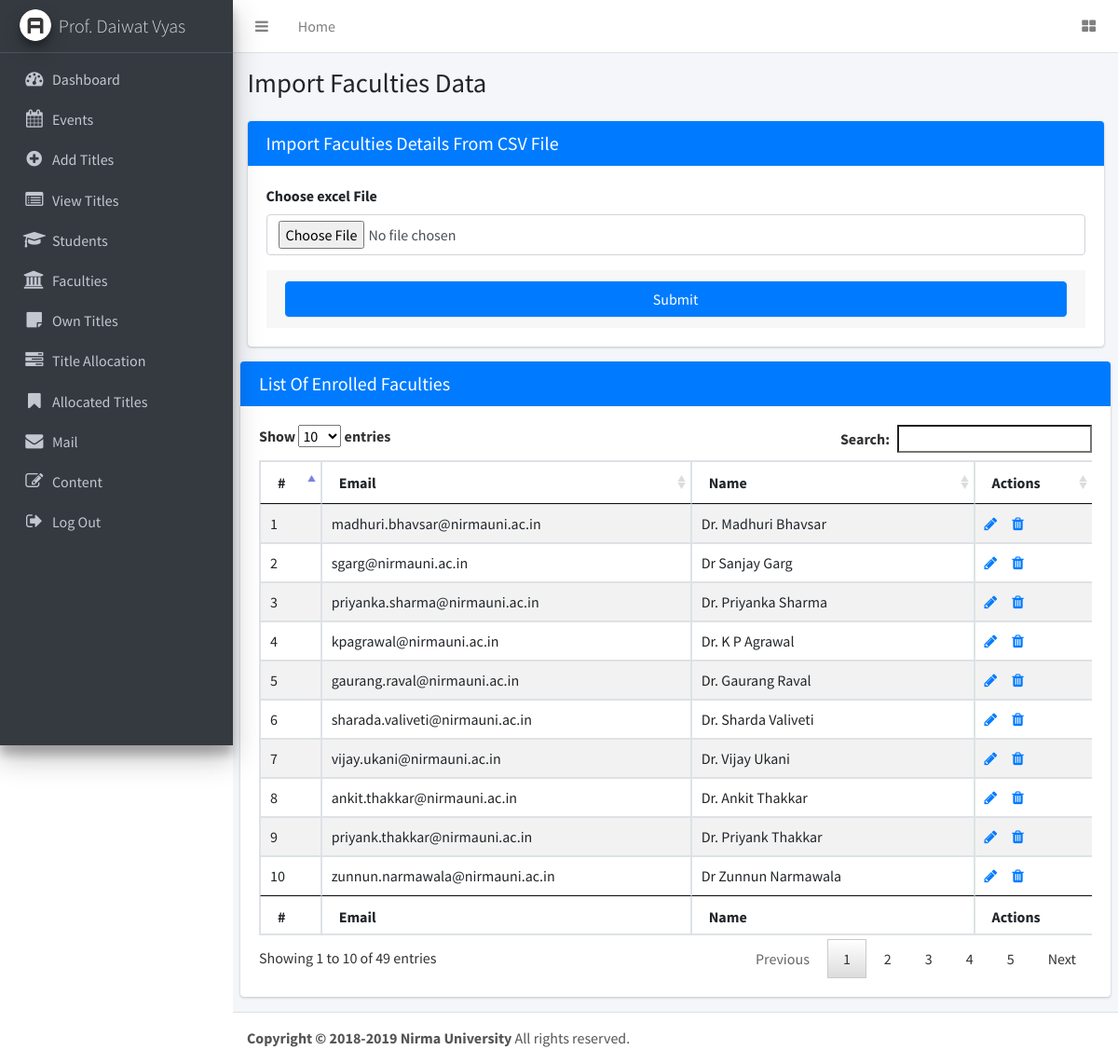
The app's page /coordinator/faculties.php (signed in) with its own data.
### tables this page shows
CREATE TABLE `faculties` (
  `id` int(11) NOT NULL AUTO_INCREMENT,
  `email` varchar(50) NOT NULL,
  `password` varchar(50) NOT NULL DEFAULT '4cb9c8a8048fd02294477fcb1a41191a',
  `name` varchar(50) NOT NULL,
  `flag` int(1) NOT NULL DEFAULT 0,
  PRIMARY KEY (`id`)
);

### coordinator/faculties.php (the view, shortened to what this page needs)
<?php
include 'connection.php'; ?>
<!DOCTYPE html>
<html>
<head>
    <link rel="stylesheet" href="https://maxcdn.bootstrapcdn.com/font-awesome/4.4.0/css/font-awesome.min.css">
    <link rel="stylesheet" href="https://code.ionicframework.com/ionicons/2.0.1/css/ionicons.min.css">
    <link rel="stylesheet" href="../plugins/datatables/jquery.dataTables.css">
    <link rel="stylesheet" href="../dist/css/adminlte.min.css">
</head>
<body class="hold-transition sidebar-mini">
    <div class="wrapper">
        <nav class="main-header navbar navbar-expand bg-white navbar-light border-bottom">
            <ul class="navbar-nav">
                <li class="nav-item">
                    <a class="nav-link" data-widget="pushmenu" href="#"><i class="fa fa-bars"></i></a>
                </li>
                <li class="nav-item d-none d-sm-inline-block">
                    <a href="index.php" class="nav-link">Home</a>
                </li>
            </ul>
            <ul class="navbar-nav ml-auto">
                <li class="nav-item">
                    <a class="nav-link" href="#">
                        <i class="fa fa-th-large"></i>
                    </a>
                </li>
            </ul>
        </nav>
        <?php include 'menu.php';
        ?>
        <div class="content-wrapper">
            <section class="content-header">
                <div class="container-fluid">
                    <div class="row mb-2">
                        <div class="col-sm-6">
                            <h1>Import Faculties Data</h1>
                        </div>
                        <div class="col-sm-6">
                        </div>
                    </div>
                </div>
            </section>
            <section class="content">
                <div class="container-fluid">
                    <div class="row">
                        <div class="col-md-12">
                            <div class="card card-primary">
                                <div class="card-header">
                                    <h3 class="card-title">Import Faculties Details From CSV File</h3>
                                </div>
                                <form role="form" action="" method="POST" name="importStudents" id="importStudents" enctype="multipart/form-data">
                                    <div class="card-body">
                                        <div class="form-group">
                                            <label for="excelFile">Choose excel File</label>
                                            <input type="file" class="form-control" id="file" name="file" accept=".xls,.xlsx" required>
                                        </div>
                                    <div class="card-footer">
                                        <button type="submit" class="btn btn-primary btn-block" name="import" data-loading-text="Loading...">Submit</button>
                                    </div>
                                </form>
                            </div>
                        </div>
                    </div>
                </div>
            </section>
            <section class="content">
                <div class="row">
                    <div class="col-12">
                        <div class="card card-primary">
                            <div class="card-header">
                                <h3 class="card-title">List Of Enrolled Faculties</h3>
                            </div>
                            <div class="card-body">
                            <div class="table-responsive">
                                <table id="example1" class="table table-bordered table-striped">
                                    <thead>
                                        <tr>
                                            <th>#</th>
                                            <th>Email</th>
                                            <th>Name</th>
                                            <th>Actions</th>
                                        </tr>
                                    </thead>
                                    <tbody>
                                        <?php
                                        $sql  = "SELECT * FROM faculties";
                                        $result = mysqli_query($con, $sql);
                                        if (mysqli_num_rows($result) > 0) {
                                            while($row = mysqli_fetch_assoc($result)) {
                                                ?>
                                                <tr>
                                                    <td><?php echo $row["id"]; ?></td>
                                                    <td><?php echo $row["email"]; ?></td>
                                                    <td><?php echo $row["name"]; ?></td>
                                                    <td>
                                                        <a href="editFaculty.php?id=<?php echo $row["id"];?>"><i class="fa fa-pencil" aria-hidden="true"></i></a>&nbsp;&nbsp;&nbsp;&nbsp;
                                                        <a href="deleteFaculty.php?id=<?php echo $row["id"];?>"><i class="fa fa-trash" aria-hidden="true"></i></a>
                                                    </td>
                                                </tr>
                                                <?php
                                            }
                                        }
                                        ?>
                                    </tbody>
                                    <tfoot>
                                        <tr>
                                            <th>#</th>
                                            <th>Email</th>
                                            <th>Name</th>
                                            <th>Actions</th>
                                        </tr>
                                    </tfoot>
                                </table>
                                </div>
                            </div>
                        </div>
                    </div>
                </div>
            </section>
        </div>
        <footer class="main-footer">
            <strong>Copyright &copy; 2018-2019 Nirma University</strong> All rights
            reserved.
        </footer>
    </div>
    </body>
    </html>

### coordinator/menu.php
<aside class="main-sidebar sidebar-dark-primary elevation-4">
    <a href="index.php" class="brand-link">
        <img src="../dist/img/AdminLTELogo.png" style=""alt="AdminLTE Logo" class="brand-image img-circle elevation-3"
        style="opacity: .8">
        <span class="brand-text font-weight-light"><?php echo $_SESSION['coordinatorusername']; ?></span>
    </a>
    <div class="sidebar">
        <nav class="mt-2">
            <ul class="nav nav-pills nav-sidebar flex-column" data-widget="treeview" role="menu" data-accordion="false">
                <li class="nav-item">
                    <a href="index.php" class="nav-link">
                        <i class="nav-icon fa fa-dashboard"></i>
                        <p>Dashboard</p>
                    </a>
                </li>
                <li class="nav-item">
                    <a href="events.php" class="nav-link">
                        <i class="nav-icon fa fa-calendar"></i>
                        <p>Events</p>
                    </a>
                </li>
                <li class="nav-item">
                    <a href="addTitle.php" class="nav-link">
                        <i class="nav-icon fa fa-plus-circle"></i>
                        <p>Add Titles</p>
                    </a>
                </li>
                <li class="nav-item">
                    <a href="viewTitles.php" class="nav-link">
                        <i class="nav-icon fa fa-list-alt"></i>
                        <p>View Titles</p>
                    </a>
                </li>
                <li class="nav-item">
                    <a href="students.php" class="nav-link">
                        <i class="nav-icon fa fa-graduation-cap"></i>
                        <p>Students</p>
                    </a>
                </li>
                <li class="nav-item">
                    <a href="faculties.php" class="nav-link">
                        <i class="nav-icon fa fa-university"></i>
                        <p>Faculties</p>
                    </a>
                </li>
                <li class="nav-item">
                    <a href="ownTitles.php" class="nav-link">
                        <i class="nav-icon fa fa-sticky-note"></i>
                        <p>Own Titles</p>
                    </a>
                </li>
                <li class="nav-item">
                    <a href="titlesAllocation.php" class="nav-link">
                        <i class="nav-icon fa fa-tasks"></i>
                        <p>Title Allocation</p>
                    </a>
                </li>
                <li class="nav-item">
                    <a href="allocatedTitles.php" class="nav-link">
                        <i class="nav-icon fa fa-bookmark"></i>
                        <p>Allocated Titles</p>
                    </a>
                </li>
                <li class="nav-item">
                    <a href="mail.php" class="nav-link">
                        <i class="nav-icon fa fa-envelope"></i>
                        <p>Mail</p>
                    </a>
                </li>
                <li class="nav-item">
                    <a href="content.php" class="nav-link">
                        <i class="nav-icon fa fa-edit"></i>
                        <p>Content</p>
                    </a>
                </li>
                <li class="nav-item">
                    <a href="logout.php" class="nav-link">
                        <i class="nav-icon fa fa-sign-out"></i>
                        <p>Log Out</p>
                    </a>
                </li>
            </ul>
        </nav>
    </div>
</aside>

### records on screen
faculties: id "1", email "madhuri.bhavsar@nirmauni.ac.in", name "Dr. Madhuri Bhavsar"
faculties: id "2", email "sgarg@nirmauni.ac.in", name "Dr Sanjay Garg"
faculties: id "3", email "priyanka.sharma@nirmauni.ac.in", name "Dr. Priyanka Sharma"
faculties: id "4", email "kpagrawal@nirmauni.ac.in", name "Dr. K P Agrawal"
faculties: id "5", email "gaurang.raval@nirmauni.ac.in", name "Dr. Gaurang Raval"
faculties: id "6", email "sharada.valiveti@nirmauni.ac.in", name "Dr. Sharda Valiveti"
faculties: id "7", email "vijay.ukani@nirmauni.ac.in", name "Dr. Vijay Ukani"
faculties: id "8", email "ankit.thakkar@nirmauni.ac.in", name "Dr. Ankit Thakkar"
faculties: id "9", email "priyank.thakkar@nirmauni.ac.in", name "Dr. Priyank Thakkar"
faculties: id "10", email "zunnun.narmawala@nirmauni.ac.in", name "Dr Zunnun Narmawala"

### other values on screen
$_SESSION['coordinatorusername'] "Prof. Daiwat Vyas"
